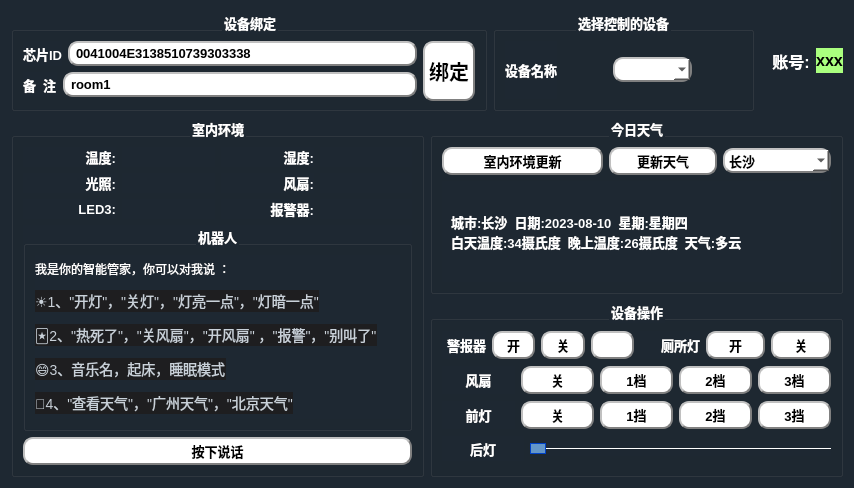
<?xml version="1.0" encoding="UTF-8"?>
<ui version="4.0">
 <class>Func</class>
 <widget class="QWidget" name="Func">
  <property name="geometry">
   <rect>
    <x>0</x>
    <y>0</y>
    <width>854</width>
    <height>488</height>
   </rect>
  </property>
  <property name="windowTitle">
   <string>Form</string>
  </property>
  <property name="styleSheet">
   <string notr="true">background-color: rgb(30, 40, 50);
color: rgb(255, 255, 255);
</string>
  </property>
  <layout class="QVBoxLayout" name="verticalLayout_4">
   <item>
    <layout class="QHBoxLayout" name="horizontalLayout_19">
     <item>
      <widget class="QGroupBox" name="groupBox">
       <property name="maximumSize">
        <size>
         <width>16777215</width>
         <height>100</height>
        </size>
       </property>
       <property name="font">
        <font>
         <pointsize>10</pointsize>
         <weight>75</weight>
         <bold>true</bold>
        </font>
       </property>
       <property name="title">
        <string>设备绑定</string>
       </property>
       <property name="alignment">
        <set>Qt::AlignCenter</set>
       </property>
       <layout class="QHBoxLayout" name="horizontalLayout_4">
        <item>
         <layout class="QVBoxLayout" name="verticalLayout">
          <item>
           <layout class="QHBoxLayout" name="horizontalLayout_2">
            <item>
             <widget class="QLabel" name="label_2">
              <property name="font">
               <font>
                <pointsize>10</pointsize>
                <weight>75</weight>
                <bold>true</bold>
               </font>
              </property>
              <property name="text">
               <string>芯片ID</string>
              </property>
             </widget>
            </item>
            <item>
             <widget class="QLineEdit" name="lineEdit_ChipID">
              <property name="font">
               <font>
                <pointsize>10</pointsize>
                <weight>75</weight>
                <bold>true</bold>
               </font>
              </property>
              <property name="styleSheet">
               <string notr="true">	background-color: rgb(255, 255, 255);
	border:2px groove gray;
	border-radius:10px;
	padding:2px 4px;
	border-style: outset;
	color: rgb(0, 0, 0);</string>
              </property>
              <property name="text">
               <string>0041004E3138510739303338</string>
              </property>
             </widget>
            </item>
           </layout>
          </item>
          <item>
           <layout class="QHBoxLayout" name="horizontalLayout_3">
            <item>
             <widget class="QLabel" name="label_3">
              <property name="font">
               <font>
                <pointsize>10</pointsize>
                <weight>75</weight>
                <bold>true</bold>
               </font>
              </property>
              <property name="text">
               <string>备  注</string>
              </property>
             </widget>
            </item>
            <item>
             <widget class="QLineEdit" name="lineEdit_name">
              <property name="font">
               <font>
                <pointsize>10</pointsize>
                <weight>75</weight>
                <bold>true</bold>
               </font>
              </property>
              <property name="styleSheet">
               <string notr="true">	background-color: rgb(255, 255, 255);
	border:2px groove gray;
	border-radius:10px;
	padding:2px 4px;
	border-style: outset;
	color: rgb(0, 0, 0);</string>
              </property>
              <property name="text">
               <string>room1</string>
              </property>
             </widget>
            </item>
           </layout>
          </item>
         </layout>
        </item>
        <item>
         <widget class="QPushButton" name="pushButton_bind">
          <property name="minimumSize">
           <size>
            <width>0</width>
            <height>60</height>
           </size>
          </property>
          <property name="font">
           <font>
            <pointsize>15</pointsize>
            <weight>75</weight>
            <bold>true</bold>
           </font>
          </property>
          <property name="styleSheet">
           <string notr="true">	background-color: rgb(255, 255, 255);
	border:2px groove gray;
	border-radius:10px;
	padding:2px 4px;
	border-style: outset;
	color: rgb(0, 0, 0);</string>
          </property>
          <property name="text">
           <string>绑定</string>
          </property>
         </widget>
        </item>
       </layout>
      </widget>
     </item>
     <item>
      <layout class="QHBoxLayout" name="horizontalLayout_18">
       <item>
        <widget class="QGroupBox" name="groupBox_2">
         <property name="maximumSize">
          <size>
           <width>16777215</width>
           <height>100</height>
          </size>
         </property>
         <property name="font">
          <font>
           <pointsize>10</pointsize>
           <weight>75</weight>
           <bold>true</bold>
          </font>
         </property>
         <property name="title">
          <string>选择控制的设备</string>
         </property>
         <property name="alignment">
          <set>Qt::AlignCenter</set>
         </property>
         <layout class="QHBoxLayout" name="horizontalLayout_5">
          <item>
           <widget class="QLabel" name="label_4">
            <property name="maximumSize">
             <size>
              <width>80</width>
              <height>16777215</height>
             </size>
            </property>
            <property name="font">
             <font>
              <pointsize>10</pointsize>
              <weight>75</weight>
              <bold>true</bold>
             </font>
            </property>
            <property name="text">
             <string>设备名称</string>
            </property>
           </widget>
          </item>
          <item>
           <spacer name="horizontalSpacer_3">
            <property name="orientation">
             <enum>Qt::Horizontal</enum>
            </property>
            <property name="sizeType">
             <enum>QSizePolicy::Fixed</enum>
            </property>
            <property name="sizeHint" stdset="0">
             <size>
              <width>50</width>
              <height>20</height>
             </size>
            </property>
           </spacer>
          </item>
          <item>
           <widget class="QComboBox" name="comboBox">
            <property name="font">
             <font>
              <pointsize>10</pointsize>
              <weight>75</weight>
              <bold>true</bold>
             </font>
            </property>
            <property name="styleSheet">
             <string notr="true">	background-color: rgb(255, 255, 255);
	border:2px groove gray;
	border-radius:10px;
	padding:2px 4px;
	border-style: outset;
	color: rgb(0, 0, 0);</string>
            </property>
           </widget>
          </item>
          <item>
           <spacer name="horizontalSpacer_4">
            <property name="orientation">
             <enum>Qt::Horizontal</enum>
            </property>
            <property name="sizeType">
             <enum>QSizePolicy::Fixed</enum>
            </property>
            <property name="sizeHint" stdset="0">
             <size>
              <width>50</width>
              <height>20</height>
             </size>
            </property>
           </spacer>
          </item>
         </layout>
        </widget>
       </item>
      </layout>
     </item>
     <item>
      <layout class="QHBoxLayout" name="horizontalLayout">
       <item>
        <spacer name="horizontalSpacer_2">
         <property name="orientation">
          <enum>Qt::Horizontal</enum>
         </property>
         <property name="sizeType">
          <enum>QSizePolicy::Fixed</enum>
         </property>
         <property name="sizeHint" stdset="0">
          <size>
           <width>12</width>
           <height>20</height>
          </size>
         </property>
        </spacer>
       </item>
       <item>
        <widget class="QLabel" name="label">
         <property name="maximumSize">
          <size>
           <width>16777215</width>
           <height>25</height>
          </size>
         </property>
         <property name="font">
          <font>
           <pointsize>12</pointsize>
           <weight>75</weight>
           <bold>true</bold>
          </font>
         </property>
         <property name="text">
          <string>账号:</string>
         </property>
         <property name="alignment">
          <set>Qt::AlignCenter</set>
         </property>
        </widget>
       </item>
       <item>
        <widget class="QLabel" name="label_ID">
         <property name="maximumSize">
          <size>
           <width>16777215</width>
           <height>25</height>
          </size>
         </property>
         <property name="font">
          <font>
           <pointsize>12</pointsize>
           <weight>75</weight>
           <bold>true</bold>
          </font>
         </property>
         <property name="styleSheet">
          <string notr="true">background-color: rgb(170, 255, 127);
color: rgb(0, 0, 0);</string>
         </property>
         <property name="text">
          <string>xxx</string>
         </property>
         <property name="alignment">
          <set>Qt::AlignCenter</set>
         </property>
        </widget>
       </item>
      </layout>
     </item>
    </layout>
   </item>
   <item>
    <layout class="QGridLayout" name="gridLayout_4">
     <item row="1" column="1">
      <widget class="QGroupBox" name="groupBox_3">
       <property name="font">
        <font>
         <pointsize>10</pointsize>
         <weight>75</weight>
         <bold>true</bold>
        </font>
       </property>
       <property name="title">
        <string>设备操作</string>
       </property>
       <property name="alignment">
        <set>Qt::AlignCenter</set>
       </property>
       <layout class="QGridLayout" name="gridLayout">
        <item row="1" column="0">
         <layout class="QHBoxLayout" name="horizontalLayout_6">
          <item>
           <widget class="QLabel" name="label_5">
            <property name="font">
             <font>
              <pointsize>10</pointsize>
              <weight>75</weight>
              <bold>true</bold>
             </font>
            </property>
            <property name="text">
             <string>警报器</string>
            </property>
            <property name="alignment">
             <set>Qt::AlignRight|Qt::AlignTrailing|Qt::AlignVCenter</set>
            </property>
           </widget>
          </item>
          <item>
           <widget class="QPushButton" name="pushButton_ON">
            <property name="font">
             <font>
              <pointsize>10</pointsize>
              <weight>75</weight>
              <bold>true</bold>
             </font>
            </property>
            <property name="styleSheet">
             <string notr="true">	background-color: rgb(255, 255, 255);
	border:2px groove gray;
	border-radius:10px;
	padding:2px 4px;
	border-style: outset;
	color: rgb(0, 0, 0);</string>
            </property>
            <property name="text">
             <string>开</string>
            </property>
           </widget>
          </item>
          <item>
           <widget class="QPushButton" name="pushButton_OFF">
            <property name="font">
             <font>
              <pointsize>10</pointsize>
              <weight>75</weight>
              <bold>true</bold>
             </font>
            </property>
            <property name="styleSheet">
             <string notr="true">	background-color: rgb(255, 255, 255);
	border:2px groove gray;
	border-radius:10px;
	padding:2px 4px;
	border-style: outset;
	color: rgb(0, 0, 0);</string>
            </property>
            <property name="text">
             <string>关</string>
            </property>
           </widget>
          </item>
          <item>
           <widget class="SwitchButton" name="widget_beep_switch" native="true">
            <property name="styleSheet">
             <string>	background-color: rgb(255, 255, 255);
	border:2px groove gray;
	border-radius:10px;
	padding:2px 4px;
	border-style: outset;
	color: rgb(0, 0, 0);</string>
            </property>
           </widget>
          </item>
         </layout>
        </item>
        <item row="3" column="0" colspan="2">
         <layout class="QHBoxLayout" name="horizontalLayout_12">
          <item>
           <widget class="QLabel" name="label_10">
            <property name="font">
             <font>
              <pointsize>10</pointsize>
              <weight>75</weight>
              <bold>true</bold>
             </font>
            </property>
            <property name="text">
             <string>前灯</string>
            </property>
            <property name="alignment">
             <set>Qt::AlignCenter</set>
            </property>
           </widget>
          </item>
          <item>
           <widget class="QPushButton" name="pushButton_LED2_close">
            <property name="font">
             <font>
              <pointsize>10</pointsize>
              <weight>75</weight>
              <bold>true</bold>
             </font>
            </property>
            <property name="styleSheet">
             <string notr="true">	background-color: rgb(255, 255, 255);
	border:2px groove gray;
	border-radius:10px;
	padding:2px 4px;
	border-style: outset;
	color: rgb(0, 0, 0);</string>
            </property>
            <property name="text">
             <string>关</string>
            </property>
           </widget>
          </item>
          <item>
           <widget class="QPushButton" name="pushButton_LED2_1">
            <property name="font">
             <font>
              <pointsize>10</pointsize>
              <weight>75</weight>
              <bold>true</bold>
             </font>
            </property>
            <property name="styleSheet">
             <string notr="true">	background-color: rgb(255, 255, 255);
	border:2px groove gray;
	border-radius:10px;
	padding:2px 4px;
	border-style: outset;
	color: rgb(0, 0, 0);</string>
            </property>
            <property name="text">
             <string>1挡</string>
            </property>
           </widget>
          </item>
          <item>
           <widget class="QPushButton" name="pushButton_LED2_2">
            <property name="font">
             <font>
              <pointsize>10</pointsize>
              <weight>75</weight>
              <bold>true</bold>
             </font>
            </property>
            <property name="styleSheet">
             <string notr="true">	background-color: rgb(255, 255, 255);
	border:2px groove gray;
	border-radius:10px;
	padding:2px 4px;
	border-style: outset;
	color: rgb(0, 0, 0);</string>
            </property>
            <property name="text">
             <string>2挡</string>
            </property>
           </widget>
          </item>
          <item>
           <widget class="QPushButton" name="pushButton_LDE2_3">
            <property name="font">
             <font>
              <pointsize>10</pointsize>
              <weight>75</weight>
              <bold>true</bold>
             </font>
            </property>
            <property name="styleSheet">
             <string notr="true">	background-color: rgb(255, 255, 255);
	border:2px groove gray;
	border-radius:10px;
	padding:2px 4px;
	border-style: outset;
	color: rgb(0, 0, 0);</string>
            </property>
            <property name="text">
             <string>3挡</string>
            </property>
           </widget>
          </item>
         </layout>
        </item>
        <item row="1" column="1">
         <layout class="QHBoxLayout" name="horizontalLayout_7">
          <item>
           <widget class="QLabel" name="label_6">
            <property name="font">
             <font>
              <pointsize>10</pointsize>
              <weight>75</weight>
              <bold>true</bold>
             </font>
            </property>
            <property name="text">
             <string>厕所灯</string>
            </property>
            <property name="alignment">
             <set>Qt::AlignRight|Qt::AlignTrailing|Qt::AlignVCenter</set>
            </property>
           </widget>
          </item>
          <item>
           <widget class="QPushButton" name="pushButton_LED_ON">
            <property name="font">
             <font>
              <pointsize>10</pointsize>
              <weight>75</weight>
              <bold>true</bold>
             </font>
            </property>
            <property name="styleSheet">
             <string notr="true">	background-color: rgb(255, 255, 255);
	border:2px groove gray;
	border-radius:10px;
	padding:2px 4px;
	border-style: outset;
	color: rgb(0, 0, 0);</string>
            </property>
            <property name="text">
             <string>开</string>
            </property>
           </widget>
          </item>
          <item>
           <widget class="QPushButton" name="pushButton_LED_OFF">
            <property name="font">
             <font>
              <pointsize>10</pointsize>
              <weight>75</weight>
              <bold>true</bold>
             </font>
            </property>
            <property name="styleSheet">
             <string notr="true">	background-color: rgb(255, 255, 255);
	border:2px groove gray;
	border-radius:10px;
	padding:2px 4px;
	border-style: outset;
	color: rgb(0, 0, 0);</string>
            </property>
            <property name="text">
             <string>关</string>
            </property>
           </widget>
          </item>
         </layout>
        </item>
        <item row="2" column="0" colspan="2">
         <layout class="QHBoxLayout" name="horizontalLayout_11">
          <item>
           <widget class="QLabel" name="label_8">
            <property name="font">
             <font>
              <pointsize>10</pointsize>
              <weight>75</weight>
              <bold>true</bold>
             </font>
            </property>
            <property name="text">
             <string>风扇</string>
            </property>
            <property name="alignment">
             <set>Qt::AlignCenter</set>
            </property>
           </widget>
          </item>
          <item>
           <widget class="QPushButton" name="pushButton_FAN_Close">
            <property name="font">
             <font>
              <pointsize>10</pointsize>
              <weight>75</weight>
              <bold>true</bold>
             </font>
            </property>
            <property name="styleSheet">
             <string notr="true">	background-color: rgb(255, 255, 255);
	border:2px groove gray;
	border-radius:10px;
	padding:2px 4px;
	border-style: outset;
	color: rgb(0, 0, 0);</string>
            </property>
            <property name="text">
             <string>关</string>
            </property>
           </widget>
          </item>
          <item>
           <widget class="QPushButton" name="pushButton_FAN1">
            <property name="font">
             <font>
              <pointsize>10</pointsize>
              <weight>75</weight>
              <bold>true</bold>
             </font>
            </property>
            <property name="styleSheet">
             <string notr="true">	background-color: rgb(255, 255, 255);
	border:2px groove gray;
	border-radius:10px;
	padding:2px 4px;
	border-style: outset;
	color: rgb(0, 0, 0);</string>
            </property>
            <property name="text">
             <string>1档</string>
            </property>
           </widget>
          </item>
          <item>
           <widget class="QPushButton" name="pushButton_FAN2">
            <property name="font">
             <font>
              <pointsize>10</pointsize>
              <weight>75</weight>
              <bold>true</bold>
             </font>
            </property>
            <property name="styleSheet">
             <string notr="true">	background-color: rgb(255, 255, 255);
	border:2px groove gray;
	border-radius:10px;
	padding:2px 4px;
	border-style: outset;
	color: rgb(0, 0, 0);</string>
            </property>
            <property name="text">
             <string>2档</string>
            </property>
           </widget>
          </item>
          <item>
           <widget class="QPushButton" name="pushButton_FAN3">
            <property name="font">
             <font>
              <pointsize>10</pointsize>
              <weight>75</weight>
              <bold>true</bold>
             </font>
            </property>
            <property name="styleSheet">
             <string notr="true">	background-color: rgb(255, 255, 255);
	border:2px groove gray;
	border-radius:10px;
	padding:2px 4px;
	border-style: outset;
	color: rgb(0, 0, 0);</string>
            </property>
            <property name="text">
             <string>3档</string>
            </property>
           </widget>
          </item>
         </layout>
        </item>
        <item row="4" column="0" colspan="2">
         <layout class="QHBoxLayout" name="horizontalLayout_16">
          <item>
           <widget class="QLabel" name="label_15">
            <property name="minimumSize">
             <size>
              <width>82</width>
              <height>25</height>
             </size>
            </property>
            <property name="font">
             <font>
              <pointsize>10</pointsize>
              <weight>75</weight>
              <bold>true</bold>
             </font>
            </property>
            <property name="text">
             <string>后灯</string>
            </property>
            <property name="alignment">
             <set>Qt::AlignCenter</set>
            </property>
           </widget>
          </item>
          <item>
           <widget class="QSlider" name="horizontalSlider_LED3_PWM">
            <property name="styleSheet">
             <string notr="true">QSlider::groove:horizontal {
border: 0px solid #bbb;
}
QSlider::sub-page:horizontal {
background: rgb(100, 150, 200);
border-radius: 0px;
margin-top:8px;
margin-bottom:8px;
}
QSlider::add-page:horizontal {
background: rgb(255, 255, 255);
border: 0px solid #777;
border-radius: 2px;
margin-top:8px;
margin-bottom:8px;
}
QSlider::handle:horizontal {
background: rgb(100, 150, 200);
border: 1px solid rgb(0, 66, 199);
width: 14px;
height:10px;
border-radius: 7px;
margin-top:2px;
margin-bottom:2px;
}
QSlider::handle:horizontal:hover {
background: rgb(100, 150, 200);
border: 1px solid rgba(102,102,102,102);
border-radius: 7px;
}
QSlider::sub-page:horizontal:disabled {
background: #bbb;
border-color: #999;
}
QSlider::add-page:horizontal:disabled {
background: #eee;
border-color: #999;
}
QSlider::handle:horizontal:disabled {
background: #eee;
border: 1px solid #aaa;
border-radius: 4px;
}
</string>
            </property>
            <property name="maximum">
             <number>90</number>
            </property>
            <property name="orientation">
             <enum>Qt::Horizontal</enum>
            </property>
           </widget>
          </item>
         </layout>
        </item>
       </layout>
      </widget>
     </item>
     <item row="0" column="1">
      <widget class="QGroupBox" name="groupBox_6">
       <property name="font">
        <font>
         <pointsize>10</pointsize>
         <weight>75</weight>
         <bold>true</bold>
        </font>
       </property>
       <property name="title">
        <string>今日天气</string>
       </property>
       <property name="alignment">
        <set>Qt::AlignCenter</set>
       </property>
       <layout class="QVBoxLayout" name="verticalLayout_2">
        <item>
         <layout class="QHBoxLayout" name="horizontalLayout_17">
          <item>
           <widget class="QPushButton" name="pushButton">
            <property name="font">
             <font>
              <pointsize>10</pointsize>
              <weight>75</weight>
              <bold>true</bold>
             </font>
            </property>
            <property name="styleSheet">
             <string notr="true">	background-color: rgb(255, 255, 255);
	border:2px groove gray;
	border-radius:10px;
	padding:2px 4px;
	border-style: outset;
	color: rgb(0, 0, 0);</string>
            </property>
            <property name="text">
             <string>室内环境更新</string>
            </property>
           </widget>
          </item>
          <item>
           <widget class="QPushButton" name="pushButton_weather">
            <property name="maximumSize">
             <size>
              <width>108</width>
              <height>16777215</height>
             </size>
            </property>
            <property name="font">
             <font>
              <pointsize>10</pointsize>
              <weight>75</weight>
              <bold>true</bold>
             </font>
            </property>
            <property name="styleSheet">
             <string notr="true">	background-color: rgb(255, 255, 255);
	border:2px groove gray;
	border-radius:10px;
	padding:2px 4px;
	border-style: outset;
	color: rgb(0, 0, 0);</string>
            </property>
            <property name="text">
             <string>更新天气</string>
            </property>
           </widget>
          </item>
          <item>
           <widget class="QComboBox" name="comboBox_weather">
            <property name="maximumSize">
             <size>
              <width>108</width>
              <height>16777215</height>
             </size>
            </property>
            <property name="font">
             <font>
              <pointsize>10</pointsize>
              <weight>75</weight>
              <bold>true</bold>
             </font>
            </property>
            <property name="styleSheet">
             <string notr="true">	background-color: rgb(255, 255, 255);
	border:2px groove gray;
	border-radius:10px;
	padding:2px 4px;
	border-style: outset;
	color: rgb(0, 0, 0);</string>
            </property>
            <item>
             <property name="text">
              <string>长沙</string>
             </property>
            </item>
            <item>
             <property name="text">
              <string>深圳</string>
             </property>
            </item>
            <item>
             <property name="text">
              <string>北京</string>
             </property>
            </item>
            <item>
             <property name="text">
              <string>广州</string>
             </property>
            </item>
            <item>
             <property name="text">
              <string>上海</string>
             </property>
            </item>
           </widget>
          </item>
         </layout>
        </item>
        <item>
         <widget class="QWidget" name="widget" native="true">
          <layout class="QHBoxLayout" name="horizontalLayout_20">
           <item>
            <widget class="QLabel" name="label_weather_text">
             <property name="font">
              <font>
               <pointsize>10</pointsize>
               <weight>75</weight>
               <bold>true</bold>
              </font>
             </property>
             <property name="text">
              <string>城市:长沙  日期:2023-08-10  星期:星期四
白天温度:34摄氏度  晚上温度:26摄氏度  天气:多云</string>
             </property>
            </widget>
           </item>
          </layout>
         </widget>
        </item>
       </layout>
      </widget>
     </item>
     <item row="0" column="0" rowspan="2">
      <widget class="QGroupBox" name="groupBox_4">
       <property name="font">
        <font>
         <pointsize>10</pointsize>
         <weight>75</weight>
         <bold>true</bold>
        </font>
       </property>
       <property name="title">
        <string>室内环境</string>
       </property>
       <property name="alignment">
        <set>Qt::AlignCenter</set>
       </property>
       <layout class="QGridLayout" name="gridLayout_2">
        <item row="3" column="1">
         <layout class="QHBoxLayout" name="horizontalLayout_15">
          <item>
           <widget class="QLabel" name="label_14">
            <property name="maximumSize">
             <size>
              <width>16777215</width>
              <height>20</height>
             </size>
            </property>
            <property name="font">
             <font>
              <pointsize>10</pointsize>
              <weight>75</weight>
              <bold>true</bold>
             </font>
            </property>
            <property name="text">
             <string>报警器:</string>
            </property>
            <property name="alignment">
             <set>Qt::AlignRight|Qt::AlignTrailing|Qt::AlignVCenter</set>
            </property>
           </widget>
          </item>
          <item>
           <widget class="QLabel" name="label_beep">
            <property name="maximumSize">
             <size>
              <width>16777215</width>
              <height>20</height>
             </size>
            </property>
            <property name="font">
             <font>
              <pointsize>10</pointsize>
              <weight>75</weight>
              <bold>true</bold>
             </font>
            </property>
            <property name="text">
             <string/>
            </property>
           </widget>
          </item>
         </layout>
        </item>
        <item row="1" column="1">
         <layout class="QHBoxLayout" name="horizontalLayout_9">
          <item>
           <widget class="QLabel" name="label_9">
            <property name="maximumSize">
             <size>
              <width>16777215</width>
              <height>20</height>
             </size>
            </property>
            <property name="font">
             <font>
              <pointsize>10</pointsize>
              <weight>75</weight>
              <bold>true</bold>
             </font>
            </property>
            <property name="text">
             <string>湿度:</string>
            </property>
            <property name="alignment">
             <set>Qt::AlignRight|Qt::AlignTrailing|Qt::AlignVCenter</set>
            </property>
           </widget>
          </item>
          <item>
           <widget class="QLabel" name="label_hum">
            <property name="maximumSize">
             <size>
              <width>16777215</width>
              <height>20</height>
             </size>
            </property>
            <property name="font">
             <font>
              <pointsize>10</pointsize>
              <weight>75</weight>
              <bold>true</bold>
             </font>
            </property>
            <property name="text">
             <string/>
            </property>
           </widget>
          </item>
         </layout>
        </item>
        <item row="4" column="0" colspan="2">
         <widget class="QGroupBox" name="groupBox_5">
          <property name="font">
           <font>
            <pointsize>10</pointsize>
            <weight>75</weight>
            <bold>true</bold>
           </font>
          </property>
          <property name="title">
           <string>机器人</string>
          </property>
          <property name="alignment">
           <set>Qt::AlignCenter</set>
          </property>
          <layout class="QGridLayout" name="gridLayout_3">
           <item row="0" column="0">
            <widget class="QLabel" name="label_17">
             <property name="text">
              <string>&lt;html&gt;&lt;head/&gt;&lt;body&gt;&lt;p&gt;我是你的智能管家，你可以对我说&lt;img src=&quot;file:///C:\WINDOWS\TEMP\SGPicFaceTpBq\18612\30BF5F8B.png&quot;/&gt; ：&lt;/p&gt;&lt;p&gt;&lt;span style=&quot; font-family:'-apple-system','BlinkMacSystemFont','Segoe UI','Noto Sans','Helvetica','Arial','sans-serif','Apple Color Emoji','Segoe UI Emoji'; font-size:14px; color:#c9d1d9; background-color:#1e1e20;&quot;&gt;☀️1、&amp;quot;开灯&amp;quot;，&amp;quot;关灯&amp;quot;，&amp;quot;灯亮一点&amp;quot;，&amp;quot;灯暗一点&amp;quot;&lt;/span&gt;&lt;/p&gt;&lt;p&gt;&lt;span style=&quot; font-family:'-apple-system','BlinkMacSystemFont','Segoe UI','Noto Sans','Helvetica','Arial','sans-serif','Apple Color Emoji','Segoe UI Emoji'; font-size:14px; color:#c9d1d9; background-color:#1e1e20;&quot;&gt;🃏2、&amp;quot;热死了&amp;quot;，&amp;quot;关风扇&amp;quot;，&amp;quot;开风扇&amp;quot; ，&amp;quot;报警&amp;quot;，&amp;quot;别叫了&amp;quot;&lt;/span&gt;&lt;/p&gt;&lt;p&gt;&lt;span style=&quot; font-family:'-apple-system','BlinkMacSystemFont','Segoe UI','Noto Sans','Helvetica','Arial','sans-serif','Apple Color Emoji','Segoe UI Emoji'; font-size:14px; color:#c9d1d9; background-color:#1e1e20;&quot;&gt;😄3、音乐名，起床，睡眠模式&lt;/span&gt;&lt;/p&gt;&lt;p&gt;&lt;span style=&quot; font-family:'-apple-system','BlinkMacSystemFont','Segoe UI','Noto Sans','Helvetica','Arial','sans-serif','Apple Color Emoji','Segoe UI Emoji'; font-size:14px; color:#c9d1d9; background-color:#1e1e20;&quot;&gt;🐼4、&amp;quot;查看天气&amp;quot;，&amp;quot;广州天气&amp;quot;，&amp;quot;北京天气&amp;quot;&lt;/span&gt;&lt;/p&gt;&lt;/body&gt;&lt;/html&gt;</string>
             </property>
            </widget>
           </item>
          </layout>
         </widget>
        </item>
        <item row="2" column="1">
         <layout class="QHBoxLayout" name="horizontalLayout_13">
          <item>
           <widget class="QLabel" name="label_12">
            <property name="maximumSize">
             <size>
              <width>16777215</width>
              <height>20</height>
             </size>
            </property>
            <property name="font">
             <font>
              <pointsize>10</pointsize>
              <weight>75</weight>
              <bold>true</bold>
             </font>
            </property>
            <property name="text">
             <string>风扇:</string>
            </property>
            <property name="alignment">
             <set>Qt::AlignRight|Qt::AlignTrailing|Qt::AlignVCenter</set>
            </property>
           </widget>
          </item>
          <item>
           <widget class="QLabel" name="label_fan">
            <property name="maximumSize">
             <size>
              <width>16777215</width>
              <height>20</height>
             </size>
            </property>
            <property name="font">
             <font>
              <pointsize>10</pointsize>
              <weight>75</weight>
              <bold>true</bold>
             </font>
            </property>
            <property name="text">
             <string/>
            </property>
           </widget>
          </item>
         </layout>
        </item>
        <item row="2" column="0">
         <layout class="QHBoxLayout" name="horizontalLayout_10">
          <item>
           <widget class="QLabel" name="label_11">
            <property name="maximumSize">
             <size>
              <width>16777215</width>
              <height>20</height>
             </size>
            </property>
            <property name="font">
             <font>
              <pointsize>10</pointsize>
              <weight>75</weight>
              <bold>true</bold>
             </font>
            </property>
            <property name="text">
             <string>光照:</string>
            </property>
            <property name="alignment">
             <set>Qt::AlignRight|Qt::AlignTrailing|Qt::AlignVCenter</set>
            </property>
           </widget>
          </item>
          <item>
           <widget class="QLabel" name="label_light">
            <property name="maximumSize">
             <size>
              <width>16777215</width>
              <height>20</height>
             </size>
            </property>
            <property name="font">
             <font>
              <pointsize>10</pointsize>
              <weight>75</weight>
              <bold>true</bold>
             </font>
            </property>
            <property name="text">
             <string/>
            </property>
           </widget>
          </item>
         </layout>
        </item>
        <item row="3" column="0">
         <layout class="QHBoxLayout" name="horizontalLayout_14">
          <item>
           <widget class="QLabel" name="label_13">
            <property name="maximumSize">
             <size>
              <width>16777215</width>
              <height>20</height>
             </size>
            </property>
            <property name="font">
             <font>
              <pointsize>10</pointsize>
              <weight>75</weight>
              <bold>true</bold>
             </font>
            </property>
            <property name="text">
             <string>LED3:</string>
            </property>
            <property name="alignment">
             <set>Qt::AlignRight|Qt::AlignTrailing|Qt::AlignVCenter</set>
            </property>
           </widget>
          </item>
          <item>
           <widget class="QLabel" name="label_led3">
            <property name="maximumSize">
             <size>
              <width>16777215</width>
              <height>20</height>
             </size>
            </property>
            <property name="font">
             <font>
              <pointsize>10</pointsize>
              <weight>75</weight>
              <bold>true</bold>
             </font>
            </property>
            <property name="text">
             <string/>
            </property>
           </widget>
          </item>
         </layout>
        </item>
        <item row="1" column="0">
         <layout class="QHBoxLayout" name="horizontalLayout_8">
          <item>
           <widget class="QLabel" name="label_7">
            <property name="maximumSize">
             <size>
              <width>16777215</width>
              <height>20</height>
             </size>
            </property>
            <property name="font">
             <font>
              <pointsize>10</pointsize>
              <weight>75</weight>
              <bold>true</bold>
             </font>
            </property>
            <property name="text">
             <string>温度:</string>
            </property>
            <property name="alignment">
             <set>Qt::AlignRight|Qt::AlignTrailing|Qt::AlignVCenter</set>
            </property>
           </widget>
          </item>
          <item>
           <widget class="QLabel" name="label_tem">
            <property name="maximumSize">
             <size>
              <width>16777215</width>
              <height>20</height>
             </size>
            </property>
            <property name="font">
             <font>
              <pointsize>10</pointsize>
              <weight>75</weight>
              <bold>true</bold>
             </font>
            </property>
            <property name="text">
             <string/>
            </property>
           </widget>
          </item>
         </layout>
        </item>
        <item row="5" column="0" colspan="2">
         <widget class="QPushButton" name="pushButton_robot">
          <property name="font">
           <font>
            <pointsize>10</pointsize>
            <weight>75</weight>
            <bold>true</bold>
           </font>
          </property>
          <property name="styleSheet">
           <string notr="true">	background-color: rgb(255, 255, 255);
	border:2px groove gray;
	border-radius:10px;
	padding:2px 4px;
	border-style: outset;
	color: rgb(0, 0, 0);</string>
          </property>
          <property name="text">
           <string>按下说话</string>
          </property>
         </widget>
        </item>
       </layout>
      </widget>
     </item>
    </layout>
   </item>
  </layout>
 </widget>
 <customwidgets>
  <customwidget>
   <class>SwitchButton</class>
   <extends>QWidget</extends>
   <header>switchbutton.h</header>
   <container>1</container>
  </customwidget>
 </customwidgets>
 <resources/>
 <connections/>
</ui>
